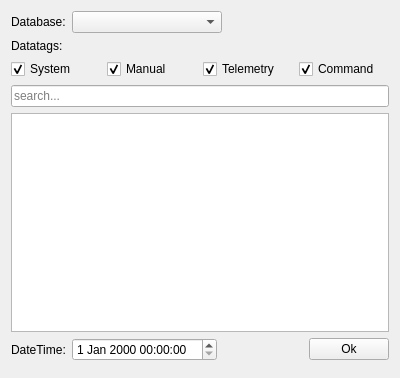
<?xml version="1.0" encoding="UTF-8"?>
<ui version="4.0">
 <class>Form</class>
 <widget class="QWidget" name="Form">
  <property name="geometry">
   <rect>
    <x>0</x>
    <y>0</y>
    <width>400</width>
    <height>378</height>
   </rect>
  </property>
  <property name="windowTitle">
   <string>Form</string>
  </property>
  <layout class="QVBoxLayout" name="verticalLayout_2">
   <item>
    <layout class="QVBoxLayout" name="verticalLayout">
     <property name="bottomMargin">
      <number>6</number>
     </property>
     <item>
      <layout class="QHBoxLayout" name="horizontalLayout">
       <property name="bottomMargin">
        <number>0</number>
       </property>
       <item>
        <widget class="QLabel" name="label">
         <property name="text">
          <string>Database:</string>
         </property>
        </widget>
       </item>
       <item>
        <widget class="QComboBox" name="selectedDatabaseBox">
         <property name="minimumSize">
          <size>
           <width>150</width>
           <height>0</height>
          </size>
         </property>
        </widget>
       </item>
       <item>
        <spacer name="horizontalSpacer">
         <property name="orientation">
          <enum>Qt::Horizontal</enum>
         </property>
         <property name="sizeHint" stdset="0">
          <size>
           <width>40</width>
           <height>20</height>
          </size>
         </property>
        </spacer>
       </item>
      </layout>
     </item>
     <item>
      <widget class="QLabel" name="label_3">
       <property name="text">
        <string>Datatags:</string>
       </property>
      </widget>
     </item>
     <item>
      <layout class="QHBoxLayout" name="horizontalLayout_4">
       <item>
        <widget class="QCheckBox" name="systemCheckBox">
         <property name="text">
          <string>System</string>
         </property>
         <property name="checked">
          <bool>true</bool>
         </property>
        </widget>
       </item>
       <item>
        <widget class="QCheckBox" name="manualCheckBox">
         <property name="text">
          <string>Manual</string>
         </property>
         <property name="checked">
          <bool>true</bool>
         </property>
        </widget>
       </item>
       <item>
        <widget class="QCheckBox" name="telemetryCheckBox">
         <property name="text">
          <string>Telemetry</string>
         </property>
         <property name="checked">
          <bool>true</bool>
         </property>
        </widget>
       </item>
       <item>
        <widget class="QCheckBox" name="commandCheckBox">
         <property name="text">
          <string>Command</string>
         </property>
         <property name="checked">
          <bool>true</bool>
         </property>
        </widget>
       </item>
      </layout>
     </item>
     <item>
      <widget class="QLineEdit" name="searchBar">
       <property name="placeholderText">
        <string>search...</string>
       </property>
      </widget>
     </item>
     <item>
      <widget class="QListWidget" name="datatagList"/>
     </item>
     <item>
      <layout class="QHBoxLayout" name="horizontalLayout_3">
       <item>
        <widget class="QLabel" name="label_2">
         <property name="text">
          <string>DateTime:</string>
         </property>
        </widget>
       </item>
       <item>
        <widget class="QDateTimeEdit" name="selectedDatetime"/>
       </item>
       <item>
        <spacer name="horizontalSpacer_2">
         <property name="orientation">
          <enum>Qt::Horizontal</enum>
         </property>
         <property name="sizeHint" stdset="0">
          <size>
           <width>40</width>
           <height>20</height>
          </size>
         </property>
        </spacer>
       </item>
       <item>
        <widget class="QPushButton" name="okButton">
         <property name="text">
          <string>Ok</string>
         </property>
        </widget>
       </item>
      </layout>
     </item>
    </layout>
   </item>
  </layout>
 </widget>
 <resources/>
 <connections/>
</ui>
